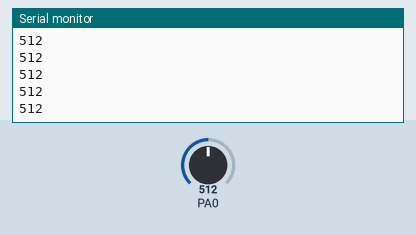
Bench run of a program on a simulated ATmega8535, built with avr-gcc and emulated at 1 MHz. Parts: the last lines printed to the serial monitor. The inputs (shaded band) are chosen by the test bench; at power-on: PA0 = 512.

Above: at 1.2 s.
1.3 s: PA0 set to 716
At 2.4 s:
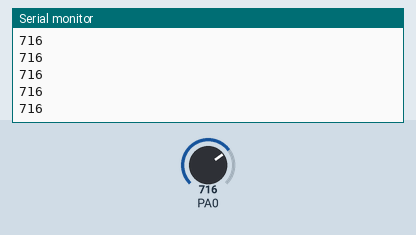
2.8 s: PA0 set to 900
At 3.7 s:
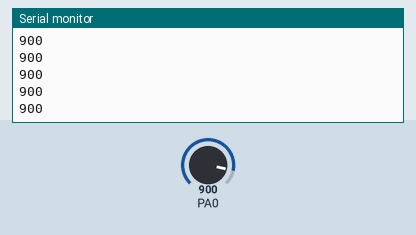
Timing chart, 0 to 5.8 s (numbered marks = the images above; inputs shaded):
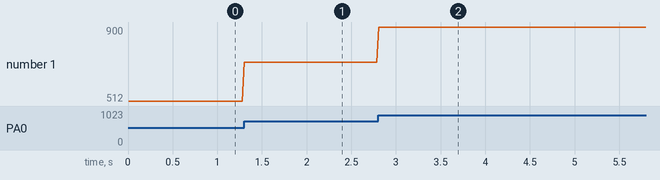

Measured:
- after the input at 1.3 s, the serial monitor: prints a new line at once (image 1)
- after the input at 2.8 s, the serial monitor: prints a new line at once (image 2)
- plotted number 1: 512 → 716 after the input at 1.3 s, 716 → 900 after the input at 2.8 s

The program:

main.c
```c
#include <avr/io.h>
#include <util/delay.h>
#include <avr/interrupt.h>
#include <avr/pgmspace.h>
#include <stdio.h>

#ifndef F_CPU
#define F_CPU 8000000
#endif
#define BAUDRATE 9600
#define UBRRVAL ((F_CPU/(BAUDRATE*16UL))-1)

int Uart_PutChar (char c, FILE *stream);
FILE uart_str = FDEV_SETUP_STREAM(Uart_PutChar, NULL, _FDEV_SETUP_WRITE);

void USART_Init(void)
{
UBRRL=UBRRVAL;
UBRRH=(UBRRVAL>>8);
UCSRC|=(1<<URSEL)|(0<<UMSEL)|(0<<UPM1)|(0<<UPM0)|(0<<USBS)|(0<<UCSZ2)|(1<<UCSZ1)|(1<<UCSZ0);
UCSRB|=(1<<TXEN);
}

int Uart_PutChar (char c, FILE *stream)
 {
    if (c == '\n')
    Uart_PutChar('\r', stream);
    loop_until_bit_is_set(UCSRA,UDRE);
    UDR = c;
    return 0;
 }

void adcinit(void)
{
   ADMUX|=(0<<REFS1)|(1<<REFS0);
   ADCSRA|=(1<<ADEN)|(1<<ADIE);
}

void adcstartconv(void)
{
   sei();
   ADCSRA|=(1<<ADSC)|(1<<ADIE);
}

ISR(ADC_vect)
{
   uint16_t adc_value;
   USART_Init();
   stdout=&uart_str;
   adc_value = ADCL;
   adc_value += (ADCH<<8);
   printf("%d\n",adc_value);
}

int main(void)
{
    while(1)
	{
	adcinit();
   _delay_ms(10);
   adcstartconv();
   _delay_ms(10);
    }
	return 0;
}
```
